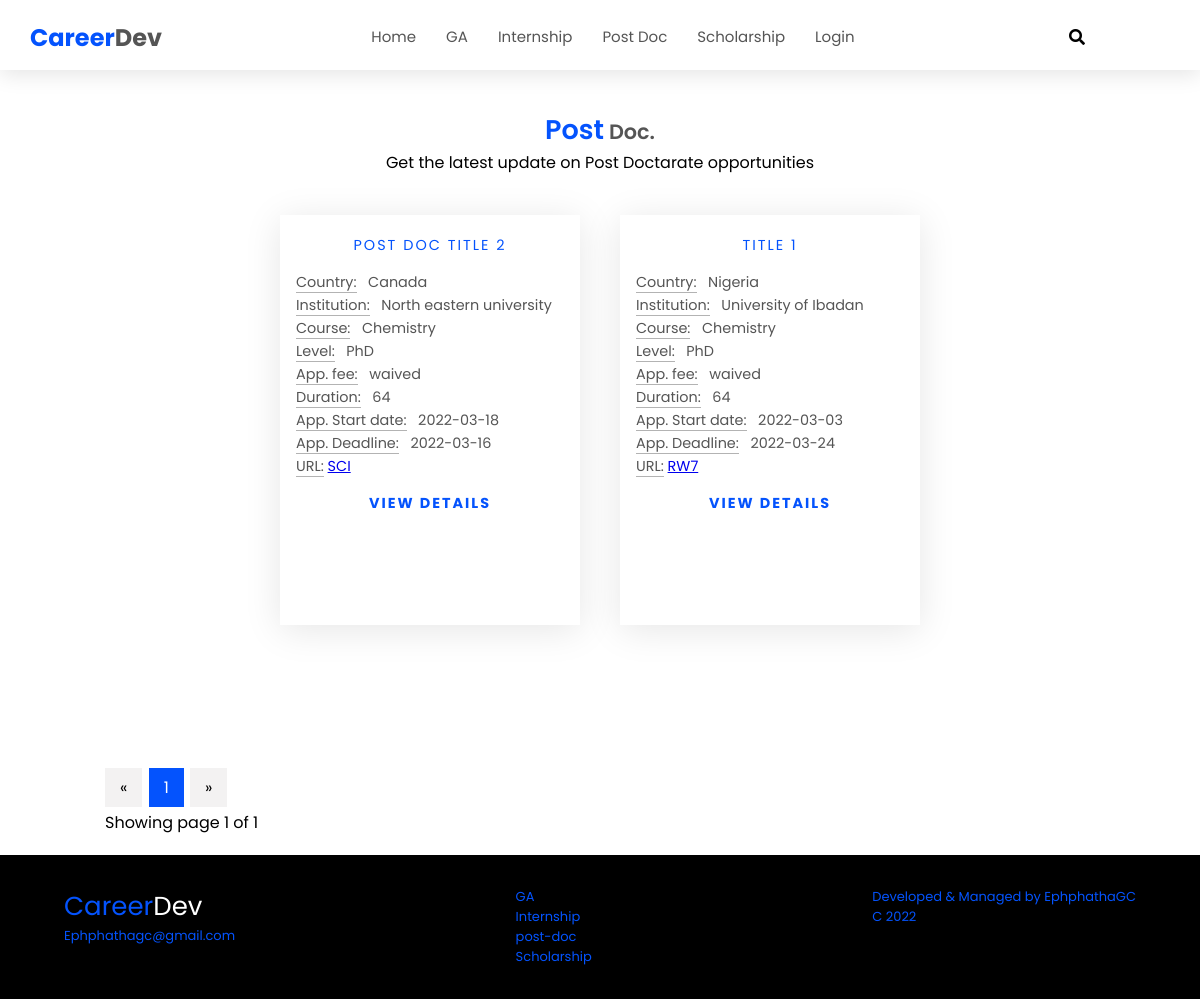
Page /postdoc on the committed database.
### careerdev_package/models.py (models this page shows, shortened)
class PostModel(db.Model):
    id = db.Column(db.Integer, primary_key=True)
    user_id = db.Column(db.Integer, db.ForeignKey('user.id'))
    ga = db.Column(db.Text, nullable=False)
    title = db.Column(db.Text, nullable=False)
    subtitle = db.Column(db.Text, nullable=True)
    country = db.Column(db.Text, nullable=False)
    institution = db.Column(db.Text, nullable=False)
    faculty = db.Column(db.Text, nullable=False)
    department = db.Column(db.Text, nullable=True)
    course = db.Column(db.Text, nullable=True)
    level = db.Column(db.Text, nullable=True)
    description = db.Column(db.Text, nullable=False)
    duration = db.Column(db.Text, nullable=False)
    appfee = db.Column(db.Text, nullable=False)
    fund_type = db.Column(db.Text, nullable=False)
    fund_inst = db.Column(db.Text, nullable=False)
    app_url = db.Column(db.Text, nullable=False)
    app_short_url = db.Column(db.String(3), nullable=False)
    post_cat = db.Column(db.Text, nullable=False)
    app_sd =  db.Column(db.Text, nullable=False)
    app_ed =  db.Column(db.Text, nullable=False)
    visits = db.Column(db.Integer, default=0)
    date_created = db.Column(db.DateTime, default=datetime.now())
    date_updated = db.Column(db.DateTime, onupdate=datetime.now())

### careerdev_package/post_doc.py (the view)
@post_doc.route('/postdoc')
def all_post_doc_posts():
    rows_per_page = 10
    page = request.args.get('page', 1, type=int)
    post_doc_post = PostModel.query.filter_by(post_cat='Post Doc')
    post_doc_posts = post_doc_post.paginate(page=page, per_page=rows_per_page )
    return render_template('post_doc.html', post_doc_posts=post_doc_posts, user=current_user)

### careerdev_package/templates/post_doc.html (shortened to what this page needs)
{% extends "base.html" %} {% block title %}CareerDev | Post-doc{% endblock %} {%
block content %}
<section class="_section" id="scholarships">
  <div class="title white" id="sch-title">
    <h2 class="titleText"><span>Post</span> Doc.</h2>
    <p>Get the latest update on Post Doctarate opportunities</p>
  </div>
  <div class="content">
    {% for post_doc_post in post_doc_posts.items %}
    <div class="box">
      <div class="imgBx">
        <div class="text">
          <h3>
            <span class="box-title">{{post_doc_post.title}}</span> <br />
            <p><span>Country:</span> &nbsp; {{post_doc_post.country}}</p>
            <p>
              <span>Institution:</span> &nbsp; {{post_doc_post.institution}}
            </p>
            <p><span>Course:</span> &nbsp; {{post_doc_post.course}}</p>
            <p><span>Level:</span> &nbsp; {{post_doc_post.level}}</p>
            <p><span>App. fee:</span> &nbsp; {{post_doc_post.appfee}}</p>
            <p><span>Duration:</span> &nbsp; {{post_doc_post.duration}}</p>
            <p><span>App. Start date:</span> &nbsp; {{post_doc_post.app_sd}}</p>
            <p><span>App. Deadline:</span> &nbsp; {{post_doc_post.app_ed}}</p>
            <p>
              <span>URL:</span>
              <a href="{{post_doc_post.app_url}}"
                >{{post_doc_post.app_short_url}}</a
              >
            </p>
            <a href="/post_doc/details/{{post_doc_post.id}}" class="view-btn"
              >View Details</a
            >
          </h3>
        </div>
      </div>
    </div>
    {% endfor %}
    <div class="title">
    </div>
  </div>
  <div class="pagination-div">
    <a
      href="{{url_for('post_doc.all_post_doc_posts', page=post_doc_posts.prev_num)}}"
      class="pagination-btn inactive-btn {% if post_doc_posts.page == 1 %}disabled{% endif %}"
    >
      &laquo;</a
    >
    {% for page_num in post_doc_posts.iter_pages (left_edge=1, right_edge=1,
    left_current=1, right_current=2) %} {% if page_num %} {% if
    post_doc_posts.page== page_num %}
    <a
      href="{{url_for('post_doc.all_post_doc_posts', page=page_num)}}"
      class="pagination-btn active-btn"
      >{{page_num}}</a
    >
    {% endif %} {% else %} ... {% endif %} {% endfor %}
    <a
      href="{{ url_for('post_doc.all_post_doc_posts', page=post_doc_posts.next_num) }}"
      class="pagination-btn inactive-btn {% if post_doc_posts.page == post_doc_posts.pages %}disabled{% endif %}"
    >
      &raquo;
    </a>
    <p class="pagination-descr">
      Showing page {{ post_doc_posts.page }} of {{ post_doc_posts.pages }}
    </p>
  </div>
</section>
{% endblock %}

### careerdev_package/static/base.css (style rules this page uses)
:root { --body-font: "Poppins", sans-serif; --h1-font-size: 2rem; --h2-font-size: 1.5rem; --h3-font-size: 1rem; --normal-font-size: 0.938rem; --small-font-size: 0.813rem; --smaller-font-size: 0.75rem; --primary-color: rgb(4, 83, 253); --color-white: #fff; --color-wheat: rgb(243, 242, 242); --color-grey: #555; --color-light-grey: rgb(179, 179, 179); --color-black: #000; --color-green: rgb(26, 148, 2); --color-red: rgb(255, 0, 0); }
* { margin: 0; padding: 0; box-sizing: border-box; font-family: var(--body-font); scroll-behavior: smooth; }
section { padding: 50px 50px 0 50px; }
.titleText { color: #555; font-size: 1.3em; font-weight: 600; }
.titleText span { color: var(--primary-color); font-weight: 600; font-size: 1.3em; }
.title { width: 100%; display: flex; justify-content: center; align-items: center; flex-direction: column; margin-top: 60px; }
._section .content { display: flex; justify-content: center; flex-direction: row-reverse; flex-wrap: wrap; margin-top: 20px; min-height: 70vh; }
._section .content .box { width: 300px; margin: 20px; border: 5px solid #fff; box-shadow: 0 5px 35px rgba(0, 0, 0, 0.1); text-align: center; transition: 0.3s ease-out; }
._section .content .box .imgBx { position: relative; width: 100%; height: 350px; }
._section .content .box .text { padding: 15px 0 5px; }
._section .content .box .text h3 { font-weight: 400; color: var(--color-grey); position: absolute; width: 100%; height: 100%; font-size: 0.9em; margin-top: -25px; cursor: pointer; padding: 10px; transition: 0.3s ease-out; }
._section .content .box .text h3 p { padding: 1px; text-align: left; }
._section .content .box .text h3 p span { border-bottom: 1px solid var(--color-light-grey); }
.box-title { font-size: 1em; color: var(--primary-color); display: inline-block; padding: 5px 10px; margin: 10px; text-transform: uppercase; text-decoration: none; letter-spacing: 2px; border-radius: 5px; }
.view-btn { font-size: 1em; color: var(--primary-color); display: inline-block; padding: 5px 10px; margin: 10px; font-weight: bold; text-transform: uppercase; text-decoration: none; letter-spacing: 2px; transition: 0.5s; border-radius: 5px; }
.pagination-div { width: 90%; margin: 20px auto; }
.pagination-btn { width: 40px; height: 35px; padding: 8px 15px; text-decoration: none; margin-right: 2px; }
.active-btn { background-color: var(--primary-color); color: var(--color-white); }
.inactive-btn { background-color: var(--color-wheat); color: var(--color-black); }
.pagination-descr { margin-top: 10px; }

### rows in the picture
PostModel: title "TITLE 1", country "Nigeria", institution "University of Ibadan", course "Chemistry", level "PhD", appfee "waived", duration "64", app_sd "2022-03-03", app_ed "2022-03-24", app_short_url "RW7"
PostModel: title "POST DOC TITLE 2", country "Canada", institution "North eastern university", course "Chemistry", level "PhD", appfee "waived", duration "64", app_sd "2022-03-18", app_ed "2022-03-16", app_short_url "SCI"

### other values in the picture
{{ page_num }} "1"
{{ post_doc_posts.page }} "1"
{{ post_doc_posts.pages }} "1"
